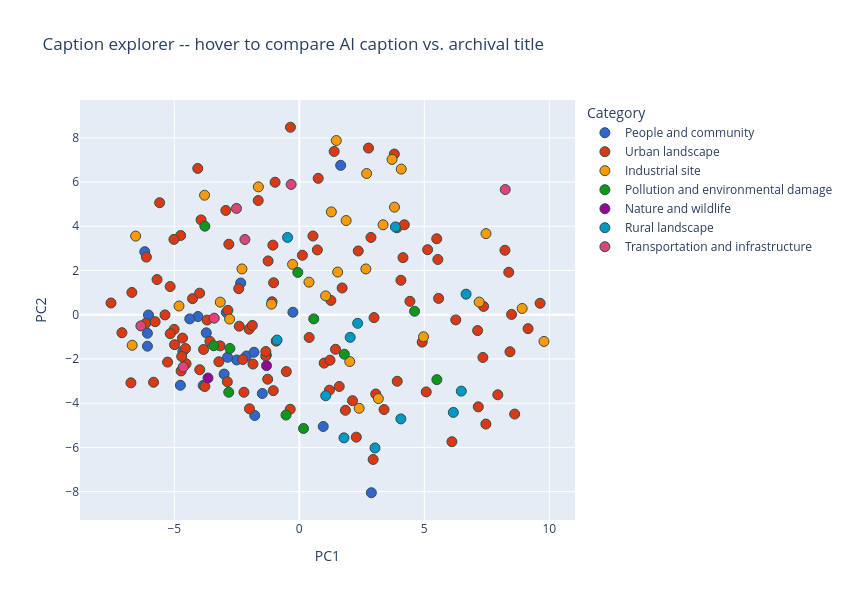

The code cell stored with this chart in its notebook:
### Markdown cell above
#### Explore captions interactively

The scatter plot below places every image by its visual similarity (ViT embeddings projected to 2D). **Hover** over any point to see the AI-generated caption and the archival title. This makes it easy to browse the full collection and spot where AI descriptions fall short.

### Code cell
# Interactive caption explorer -- hover over any point to see its captions
nid_to_idx = {nid: i for i, nid in enumerate(meta_df["nid"])}
cap_idx = caption_df["nid"].map(nid_to_idx).values
cap_pca = vit_xy_preview[cap_idx]

caption_viz_df = pd.DataFrame({
    "PC1": cap_pca[:, 0],
    "PC2": cap_pca[:, 1],
    "Category": caption_df["category"].apply(sentence_cap),
    "Archival title": caption_df["title"].apply(lambda t: wrap_hover(sentence_cap(t))),
    "AI caption": caption_df["ai_caption"].str[:150].apply(
        lambda t: wrap_hover(t, width=50)
    ),
    "NID": caption_df["nid"].astype(str),
})

fig = px.scatter(
    caption_viz_df,
    x="PC1", y="PC2",
    color="Category",
    hover_data={"Archival title": True, "AI caption": True, "NID": True, "PC1": False, "PC2": False},
    title="Caption explorer -- hover to compare AI caption vs. archival title",
    color_discrete_sequence=px.colors.qualitative.G10,
    width=850, height=600,
)

fig.update_traces(marker=dict(size=10, line=dict(width=1, color="DarkSlateGrey")))
fig.show()
